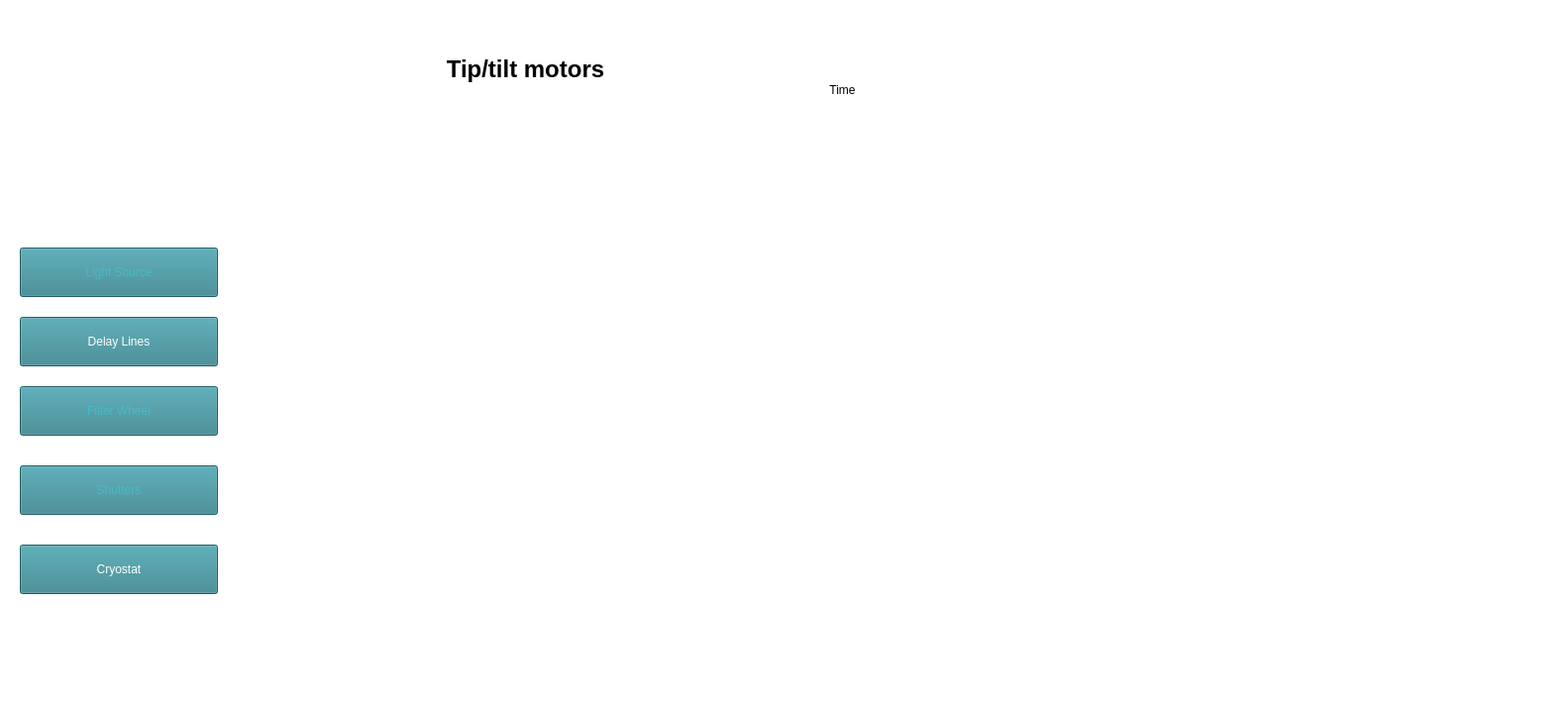
<?xml version="1.0" encoding="UTF-8"?>
<ui version="4.0">
 <class>delay_lines</class>
 <widget class="QWidget" name="delay_lines">
  <property name="geometry">
   <rect>
    <x>0</x>
    <y>0</y>
    <width>1583</width>
    <height>712</height>
   </rect>
  </property>
  <property name="windowTitle">
   <string>Form</string>
  </property>
  <property name="styleSheet">
   <string notr="true">background-color: rgb(255, 255, 255);</string>
  </property>
  <widget class="QPushButton" name="pushButton_cryostat">
   <property name="geometry">
    <rect>
     <x>20</x>
     <y>550</y>
     <width>200</width>
     <height>50</height>
    </rect>
   </property>
   <property name="styleSheet">
    <string notr="true">background-color: rgb(50, 129, 140);
font: 700 14pt &quot;Segoe UI&quot;;
color: rgb(255, 255, 255);</string>
   </property>
   <property name="text">
    <string>Cryostat</string>
   </property>
  </widget>
  <widget class="QPushButton" name="pushButton_light_source">
   <property name="geometry">
    <rect>
     <x>20</x>
     <y>250</y>
     <width>200</width>
     <height>50</height>
    </rect>
   </property>
   <property name="toolTip">
    <string>&lt;html&gt;&lt;head/&gt;&lt;body&gt;&lt;p&gt;de&lt;/p&gt;&lt;/body&gt;&lt;/html&gt;</string>
   </property>
   <property name="styleSheet">
    <string notr="true">background-color: rgb(50, 129, 140);
font: 700 14pt &quot;Segoe UI&quot;;
color: rgb(71, 185, 200)</string>
   </property>
   <property name="text">
    <string>Light Source</string>
   </property>
  </widget>
  <widget class="QPushButton" name="pushButton_delay_lines">
   <property name="geometry">
    <rect>
     <x>20</x>
     <y>320</y>
     <width>200</width>
     <height>50</height>
    </rect>
   </property>
   <property name="styleSheet">
    <string notr="true">background-color: rgb(50, 129, 140);
font: 700 14pt &quot;Segoe UI&quot;;
color: rgb(255, 255, 255);</string>
   </property>
   <property name="text">
    <string>Delay Lines</string>
   </property>
  </widget>
  <widget class="QPushButton" name="pushButton_shutters">
   <property name="geometry">
    <rect>
     <x>20</x>
     <y>470</y>
     <width>200</width>
     <height>50</height>
    </rect>
   </property>
   <property name="styleSheet">
    <string notr="true">background-color: rgb(50, 129, 140);
font: 700 14pt &quot;Segoe UI&quot;;
color: rgb(71, 185, 200);</string>
   </property>
   <property name="text">
    <string>Shutters</string>
   </property>
  </widget>
  <widget class="QPushButton" name="pushButton_filter_wheel">
   <property name="geometry">
    <rect>
     <x>20</x>
     <y>390</y>
     <width>200</width>
     <height>50</height>
    </rect>
   </property>
   <property name="styleSheet">
    <string notr="true">background-color: rgb(50, 129, 140);
font: 700 14pt &quot;Segoe UI&quot;;color: rgb(71, 185, 200);</string>
   </property>
   <property name="text">
    <string>Filter Wheel</string>
   </property>
  </widget>
  <widget class="QLabel" name="label_2">
   <property name="geometry">
    <rect>
     <x>370</x>
     <y>40</y>
     <width>321</width>
     <height>61</height>
    </rect>
   </property>
   <property name="text">
    <string>&lt;html&gt;&lt;head/&gt;&lt;body&gt;&lt;p&gt;&lt;span style=&quot; font-size:18pt; font-weight:696;&quot;&gt;Tip/tilt motors&lt;/span&gt;&lt;/p&gt;&lt;/body&gt;&lt;/html&gt;</string>
   </property>
   <property name="textFormat">
    <enum>Qt::RichText</enum>
   </property>
   <property name="alignment">
    <set>Qt::AlignCenter</set>
   </property>
  </widget>
  <widget class="QLabel" name="label">
   <property name="geometry">
    <rect>
     <x>10</x>
     <y>10</y>
     <width>200</width>
     <height>200</height>
    </rect>
   </property>
   <property name="text">
    <string/>
   </property>
   <property name="pixmap">
    <pixmap>ASGARD.png</pixmap>
   </property>
   <property name="scaledContents">
    <bool>true</bool>
   </property>
  </widget>
  <widget class="QLabel" name="dl_dl1_label_opcua_status">
   <property name="geometry">
    <rect>
     <x>780</x>
     <y>70</y>
     <width>141</width>
     <height>41</height>
    </rect>
   </property>
   <property name="styleSheet">
    <string notr="true">font: 12pt &quot;Segoe UI&quot;;</string>
   </property>
   <property name="text">
    <string>Time</string>
   </property>
   <property name="alignment">
    <set>Qt::AlignCenter</set>
   </property>
  </widget>
  <widget class="QLabel" name="label_error">
   <property name="geometry">
    <rect>
     <x>320</x>
     <y>690</y>
     <width>361</width>
     <height>16</height>
    </rect>
   </property>
   <property name="styleSheet">
    <string notr="true">font:  14pt &quot;Segoe UI&quot;;
color: rgb(255, 38, 0);
border-color: rgb(0, 0, 0);</string>
   </property>
   <property name="text">
    <string/>
   </property>
  </widget>
  <widget class="MotorWidget" name="motor_widget_1" native="true">
   <property name="geometry">
    <rect>
     <x>280</x>
     <y>120</y>
     <width>580</width>
     <height>530</height>
    </rect>
   </property>
  </widget>
 </widget>
 <customwidgets>
  <customwidget>
   <class>MotorWidget</class>
   <extends>QWidget</extends>
   <header>motorwidget.h</header>
   <container>1</container>
  </customwidget>
 </customwidgets>
 <resources/>
 <connections/>
</ui>
